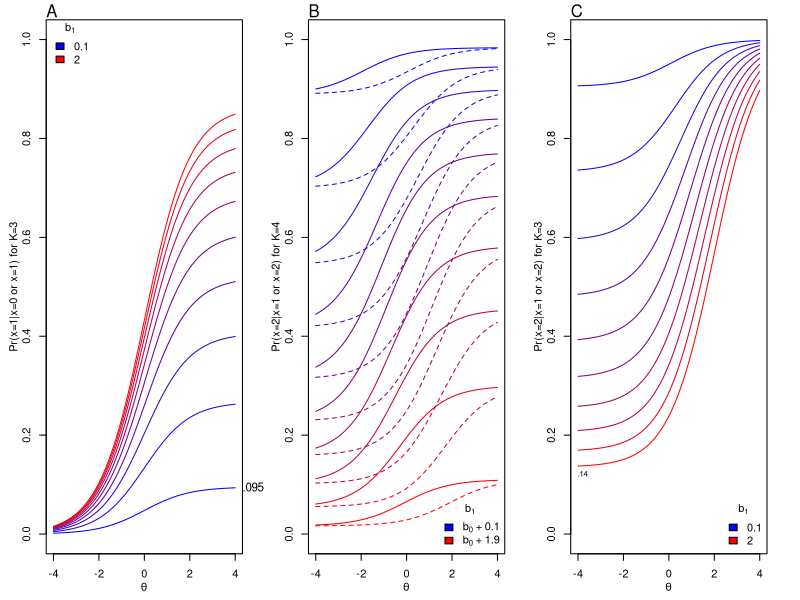

Here is the R script that generated this plot:
pdf("/home/bdomingu/Dropbox/Apps/Overleaf/impliedprobs/curves.pdf",width=7.5,height=3.5)
par(mfrow=c(1,3),mgp=c(2,1,0),mar=c(3,3,1,2),oma=rep(.5,4))

##a
f<-function(b1,b2) {
    th<-seq(-4,4,length.out=1000)
    a<-1
    #hi>lo, b2>b1
    n<-1-exp(a*(th-b2)-a*(th-b1))
    d<-1+exp(-a*(th-b1))
    cbind(th,n/d)
}

plot(NULL,xlim=c(-4,4),ylim=0:1,xlab=expression(theta),ylab='Pr(x=1|x=0 or x=1) for K=3')
b1<-0
b2seq<-seq(.1,2,length.out=10)
cols<-colorRampPalette(c("blue", "red"))( length(b2seq))
for (i in 1:length(b2seq)) {
    col<-cols[i]
    lines(f(b1,b2seq[i]),col=col)
}
legend("topleft",bty='n',fill=cols[c(1,length(cols))],legend=b2seq[c(1,length(b2seq))],title=expression(b[1]))
mtext(side=3,line=0,adj=0,'A')
mtext(side=4,at=.095,'.095',las=2,cex=.7)

##b
f<-function(b1,b2,b3) {
    th<-seq(-4,4,length.out=1000)
    a<-1
    #hi>lo, b2>b1
    ez.hi<-exp(-a*(th-b3))
    ez.mid<-exp(-a*(th-b2))
    ez.lo<-exp(-a*(th-b1))
    n<-(1+ez.lo)*(ez.hi-ez.mid)
    d<-(1+ez.mid)*(ez.hi-ez.lo)
    cbind(th,n/d)
}

plot(NULL,xlim=c(-4,4),ylim=0:1,xlab=expression(theta),ylab='Pr(x=2|x=1 or x=2) for K=4')
##
b1<--2
b3<-0
b2seq<-seq(b1+.1,b3-.1,length.out=10)
cols<-colorRampPalette(c("blue", "red"))( length(b2seq))
for (i in 1:length(b2seq)) {
    col<-cols[i]
    lines(f(b1,b2seq[i],b3),col=col)
}
b1<-0
b3<-2
b2seq<-seq(b1+.1,b3-.1,length.out=10)
cols<-colorRampPalette(c("blue", "red"))( length(b2seq))
for (i in 1:length(b2seq)) {
    col<-cols[i]
    lines(f(b1,b2seq[i],b3),col=col,lty=2)
}
b2s<-b2seq[c(1,length(b2seq))]
#legend("bottomright",bty='n',fill=cols[c(1,length(cols))],legend=paste("b[k-2]+",b2s),title=expression(b[K-1]))
leg<-c(bquote(b[0]~"+"~.(b2s[1])),bquote(b[0]~"+"~.(b2s[2])))
legend("bottomright",bty='n',fill=cols[c(1,length(cols))],legend=leg,title=expression(b[1]))
mtext(side=3,line=0,adj=0,'B')

##c
f<-function(b1,b2) {
    th<-seq(-4,4,length.out=1000)
    a<-1
    #hi>lo, b2>b1
    ez.hi<-exp(a*(th-b2))
    ez.lo<-exp(a*(th-b1))
    n<-ez.hi*(1+ez.lo)
    d<-ez.lo*(1+ez.hi)
    cbind(th,n/d)
}

plot(NULL,xlim=c(-4,4),ylim=0:1,xlab=expression(theta),ylab='Pr(x=2|x=1 or x=2) for K=3')
b1<-0
b2seq<-seq(.1,2,length.out=10)
cols<-colorRampPalette(c("blue", "red"))( length(b2seq))
for (i in 1:length(b2seq)) {
    col<-cols[i]
    lines(f(b1,b2seq[i]),col=col)
}
legend("bottomright",bty='n',fill=cols[c(1,length(cols))],legend=b2seq[c(1,length(b2seq))],title=expression(b[1]))
mtext(side=3,line=0,adj=0,'C')
#mtext(side=4,at=.37,'.37',las=2,cex=.7)
text(-3.8,.14,'.14',cex=.7,pos=1)

##
dev.off()
